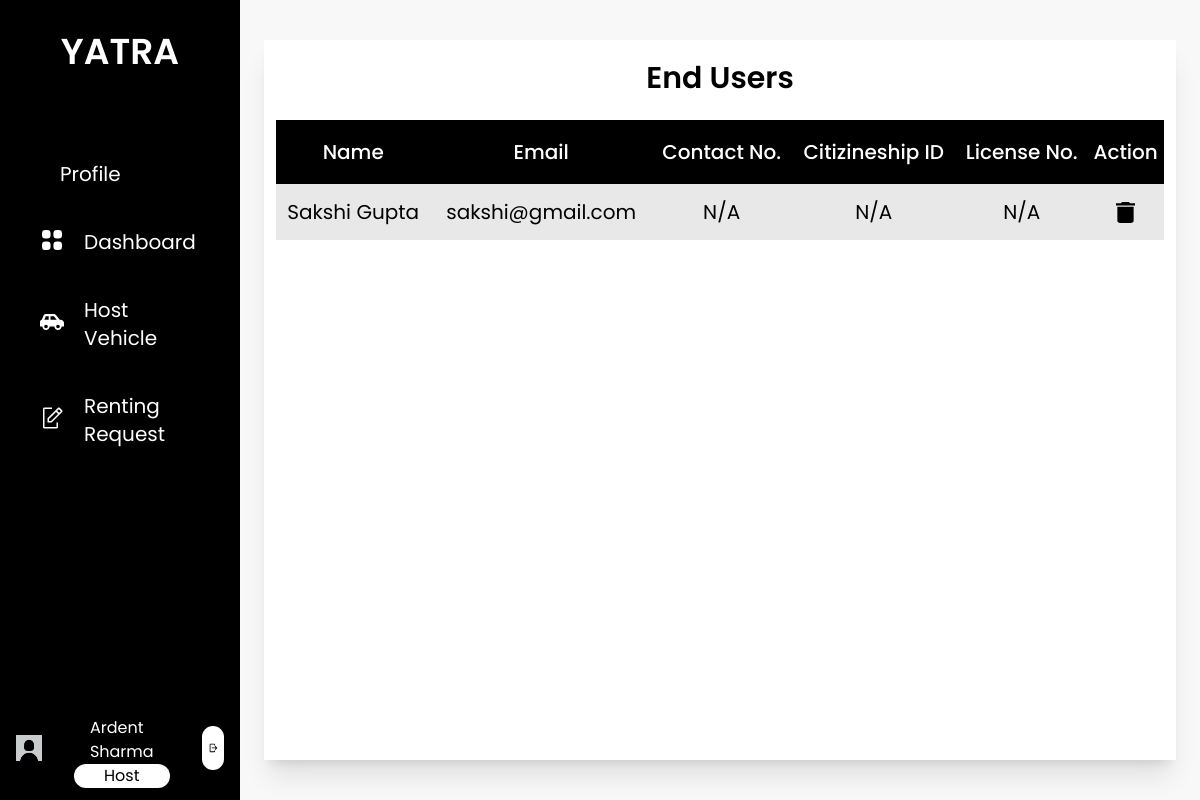
/end_users_admin/ (signed in), run on the app's committed database.
### base/models.py (models this page shows)
class Host(models.Model):
    user = models.OneToOneField(User, on_delete=models.CASCADE, related_name="host")
    first_name = models.CharField(max_length=25)
    last_name = models.CharField(max_length=25)
    email = models.EmailField()
    phone_number = models.CharField(max_length=10, null= True, blank=True)
    address = models.CharField(max_length=100, null= True, blank=True)
    citizenship_id = models.CharField(max_length=20, null= True, blank=True)
    citizenship = models.ImageField(upload_to='host/profile', default='default_photo.jpg')
    pic = models.ImageField(upload_to='host/profile', default='default_profile.jpg')
    is_approved = models.CharField(max_length=10, choices=status, default="Pending")

class EndUser(models.Model):
    user = models.OneToOneField(User, on_delete=models.CASCADE, related_name="enduser")
    first_name = models.CharField(max_length=25)
    last_name = models.CharField(max_length=25)
    email = models.EmailField()
    phone_number = models.CharField(max_length=10, null= True, blank=True)
    citizenship_id = models.CharField(max_length=20, null= True, blank=True)
    citizenship = models.ImageField(upload_to='enduser/profile',  default='default_photo.jpg')
    license_no = models.CharField(max_length=20, null= True, blank=True)
    license = models.ImageField(upload_to='enduser/profile',  default='default_photo.jpg')
    pic = models.ImageField(upload_to='enduser/profile', default='default_profile.jpg')
    is_approved = models.CharField(max_length=10, choices=status, default="Pending")

### base/views.py (the view)
# urls.py: path('end_users_admin/', views.end_users_admin, name='end_users_admin'),
def end_users_admin(request):
    endUsers = EndUser.objects.all()
    context={
        'users':endUsers
    }
    return render(request, 'enduser/endusers_admin.html', context)

### base/templatetags/user_group.py (called while the page is built)
@register.filter(name='has_group')
def has_group(user, group_name):
    return user.groups.filter(name=group_name).exists()

### base/templates/enduser/endusers_admin.html (shortened to what this page needs)
{% extends 'base/base.html' %}
{% load static %}
{% block content%}
<div class="h-screen w-full px-6 py-10 bg-theme">
    <div class="bg-white h-full flex flex-col justify-between shadow-xl">
        <div class="p-3">
            <h1 class="text-center text-3xl font-semibold pt-2 pb-6">End Users</h1>
            <table class="w-full">
                <thead class="h-16 text-center">
                    <tr class="bg-black text-white text-xl">
                        <th class="font-medium">Name</th>
                        <th class="font-medium">Email</th>
                        <th class="font-medium">Contact No.</th>
                        <th class="font-medium">Citizineship ID</th>
                        <th class="font-medium">License No.</th>
                        <th class="font-medium">Action</th>
                    </tr>
                </thead>
                <tbody class="text-center">
                    {% for user in users %}
                    <tr class="text-xl h-14">
                        <td>{{user.first_name}} {{user.last_name}}</td>
                        <td>{{user.email}}</td>
                        <td>{% if user.phone_number %}{{user.phone_number}}{% else %}N/A{% endif %}</td>
                        <td>{% if user.citizenship_id %}{{user.citizenship_id}}{% else %}N/A{% endif %}</td>
                        <td>{% if user.license_no %}{{user.license_no}}{% else %}N/A{% endif %}</td>
                        <td>
                            <div class="flex flex-row justify-around">
                                <a href="{% url 'delete_user' user.user.id %}" onclick="return ConfirmDelete()">
                                    <img src="{% static 'images/delete.svg' %}">
                                </a>
                            </div>
                        </td>
                    </tr>
                    {% endfor %}
                </tbody>
            </table>
        </div>
    </div>
</div>
{% endblock content %}

### base/templates/base/base.html (shortened to what this page needs)
{% load static tailwind_tags %}
{% load user_group %}
<html lang="en">
<head>
    {% tailwind_css %}
</head>
<body class="font-poppins min-h-screen">
    <div class="flex flex-row">
        <div class="flex w-1/5 bg-black h-screen text-white">
            <div class="w-full relative">
                <div class="flex justify-center pb-8">
                    <a href="{% url 'home' %}" class="py-8">
                        <span class="text-4xl text-center font-semibold">YATRA</span>
                    </a>
                </div>
                {% if user|has_group:'host' %}
                <div class="text-xl">
                    {% with request.resolver_match.url_name as url_name %}
                    <ul class="px-4">
                        <a href="{% url 'host_profile' %}" class="nav-bar-items {% if url_name == 'host_profile' or url_name == 'host_update_profile' %}active{% endif %}">
                            <li class="nav-bar-li">
                                Profile
                            </li>
                        </a>
                        <a href="#" class="nav-bar-items">
                            <img src="{% static 'images/dashboard.svg' %}" alt="">
                            <li class="nav-bar-li">
                                Dashboard
                            </li>
                        </a>
                        <a href="{% url 'host_vehicles' %}" class="nav-bar-items {% if url_name == 'host_vehicles' or url_name == 'add_vehicles' %} active {% endif %}">
                            <img src="{% static 'images/Vehicle.svg' %}" alt="">
                            <li class="nav-bar-li">
                               Host Vehicle
                            </li>
                        </a>
                        <a href="#" class="nav-bar-items">
                            <img src="{% static 'images/request.svg' %}" alt="">
                            <li class="nav-bar-li">
                                Renting Request
                            </li>
                        </a>
                    </ul>
                    {% endwith %}
                </div>
                <div class="flex flex-row absolute bottom-0 justify-evenly py-3 px-4 w-full">
                    <a href="{% url 'host_profile' %}" class=" ">
                        <img src="{% static 'images/default_profile.jpg' %}" style="object-fit: contain" alt="" class="w-20 h-20 object-cover rounded-full ">
                    </a>
                    <div class="flex flex-col px-8 justify-evenly">
                        <p class="text-generalBackground px-4 mt-2 ">{{ user.host.first_name }} {{ user.host.last_name }}</p>
                        <p class="text-gray px-4 text-center rounded-xl bg-white text-black py-0.75 ">Host</p>
                    </div>
                    <div class="ml-auto my-auto flex-end p-1.5 bg-white rounded-full">
                        <a href="{% url 'logout' %}">
                            <img src="{% static 'images/logout.svg' %}" alt="" class="h-8">
                        </a>
                    </div>
                </div>
                {% endif %}
            </div>
        </div>
        <div class="flex w-4/5 h-screen">
            {% block content %}
            {% endblock content%}
        </div>
    </div>
</body>
</html>

### data on the page
EndUser: first_name "Sakshi", last_name "Gupta", email "sakshi@gmail.com", shows "N/A"

### other printed values
{{ user.host.first_name }} "Ardent"
{{ user.host.last_name }} "Sharma"
